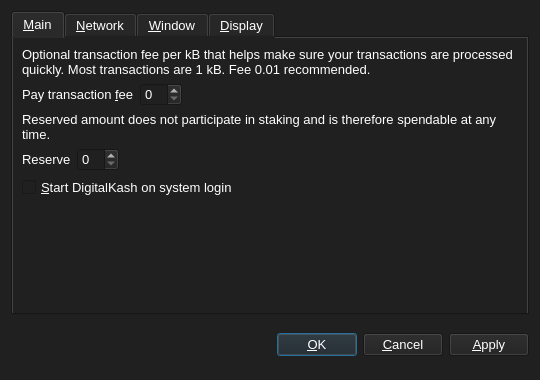
<?xml version="1.0" encoding="UTF-8"?>
<ui version="4.0">
 <class>OptionsDialog</class>
 <widget class="QDialog" name="OptionsDialog">
  <property name="geometry">
   <rect>
    <x>0</x>
    <y>0</y>
    <width>540</width>
    <height>380</height>
   </rect>
  </property>
  <property name="windowTitle">
   <string>Options</string>
  </property>
  <property name="styleSheet">
   <string notr="true">background-color: rgb(32, 32, 32);
color: rgb(255, 255, 255);</string>
  </property>
  <property name="modal">
   <bool>true</bool>
  </property>
  <layout class="QVBoxLayout" name="verticalLayout">
   <item>
    <widget class="QTabWidget" name="tabWidget">
     <property name="font">
      <font>
       <pointsize>10</pointsize>
      </font>
     </property>
     <property name="tabPosition">
      <enum>QTabWidget::North</enum>
     </property>
     <property name="currentIndex">
      <number>0</number>
     </property>
     <widget class="QWidget" name="tabMain">
      <attribute name="title">
       <string>&amp;Main</string>
      </attribute>
      <layout class="QGridLayout" name="gridLayout">
       <item row="0" column="0" colspan="2">
        <widget class="QLabel" name="transactionFeeInfoLabel">
         <property name="font">
          <font>
           <pointsize>10</pointsize>
          </font>
         </property>
         <property name="text">
          <string>Optional transaction fee per kB that helps make sure your transactions are processed quickly. Most transactions are 1 kB. Fee 0.01 recommended.</string>
         </property>
         <property name="textFormat">
          <enum>Qt::PlainText</enum>
         </property>
         <property name="wordWrap">
          <bool>true</bool>
         </property>
        </widget>
       </item>
       <item row="1" column="0">
        <layout class="QHBoxLayout" name="horizontalLayoutFee">
         <item>
          <widget class="QLabel" name="transactionFeeLabel">
           <property name="font">
            <font>
             <pointsize>10</pointsize>
            </font>
           </property>
           <property name="text">
            <string>Pay transaction &amp;fee</string>
           </property>
           <property name="textFormat">
            <enum>Qt::PlainText</enum>
           </property>
           <property name="buddy">
            <cstring>transactionFee</cstring>
           </property>
          </widget>
         </item>
         <item>
          <widget class="DigitalKashAmountField" name="transactionFee">
           <property name="font">
            <font>
             <pointsize>10</pointsize>
            </font>
           </property>
          </widget>
         </item>
         <item>
          <spacer name="horizontalSpacerFee">
           <property name="orientation">
            <enum>Qt::Horizontal</enum>
           </property>
           <property name="sizeHint" stdset="0">
            <size>
             <width>40</width>
             <height>20</height>
            </size>
           </property>
          </spacer>
         </item>
        </layout>
       </item>
       <item row="2" column="0" colspan="2">
        <widget class="QLabel" name="reserveBalanceInfoLabel">
         <property name="font">
          <font>
           <pointsize>10</pointsize>
          </font>
         </property>
         <property name="text">
          <string>Reserved amount does not participate in staking and is therefore spendable at any time.</string>
         </property>
         <property name="textFormat">
          <enum>Qt::PlainText</enum>
         </property>
         <property name="wordWrap">
          <bool>true</bool>
         </property>
        </widget>
       </item>
       <item row="3" column="0">
        <layout class="QHBoxLayout" name="horizontalLayoutReserveBalance">
         <item>
          <widget class="QLabel" name="reserveBalanceLabel">
           <property name="font">
            <font>
             <pointsize>10</pointsize>
            </font>
           </property>
           <property name="text">
            <string>Reserve</string>
           </property>
           <property name="textFormat">
            <enum>Qt::PlainText</enum>
           </property>
           <property name="buddy">
            <cstring>reserveBalance</cstring>
           </property>
          </widget>
         </item>
         <item>
          <widget class="DigitalKashAmountField" name="reserveBalance">
           <property name="font">
            <font>
             <pointsize>10</pointsize>
            </font>
           </property>
          </widget>
         </item>
         <item>
          <spacer name="horizontalSpacerReserveBalance">
           <property name="orientation">
            <enum>Qt::Horizontal</enum>
           </property>
           <property name="sizeHint" stdset="0">
            <size>
             <width>40</width>
             <height>20</height>
            </size>
           </property>
          </spacer>
         </item>
        </layout>
       </item>
       <item row="4" column="0">
        <widget class="QCheckBox" name="bitcoinAtStartup">
         <property name="font">
          <font>
           <pointsize>10</pointsize>
          </font>
         </property>
         <property name="toolTip">
          <string>Automatically start DigitalKash after logging in to the system.</string>
         </property>
         <property name="text">
          <string>&amp;Start DigitalKash on system login</string>
         </property>
        </widget>
       </item>
       <item row="5" column="0">
        <spacer name="verticalSpacer_Main">
         <property name="orientation">
          <enum>Qt::Vertical</enum>
         </property>
         <property name="sizeHint" stdset="0">
          <size>
           <width>20</width>
           <height>40</height>
          </size>
         </property>
        </spacer>
       </item>
      </layout>
     </widget>
     <widget class="QWidget" name="tabNetwork">
      <attribute name="title">
       <string>&amp;Network</string>
      </attribute>
      <layout class="QVBoxLayout" name="verticalLayout_Network">
       <item>
        <widget class="QCheckBox" name="mapPortUpnp">
         <property name="font">
          <font>
           <pointsize>10</pointsize>
          </font>
         </property>
         <property name="toolTip">
          <string>Automatically open the DigitalKash client port on the router. This only works when your router supports UPnP and it is enabled.</string>
         </property>
         <property name="text">
          <string>Map port using &amp;UPnP</string>
         </property>
        </widget>
       </item>
       <item>
        <spacer name="verticalSpacer_Network">
         <property name="orientation">
          <enum>Qt::Vertical</enum>
         </property>
         <property name="sizeHint" stdset="0">
          <size>
           <width>20</width>
           <height>40</height>
          </size>
         </property>
        </spacer>
       </item>
      </layout>
     </widget>
     <widget class="QWidget" name="tabWindow">
      <attribute name="title">
       <string>&amp;Window</string>
      </attribute>
      <layout class="QVBoxLayout" name="verticalLayout_Window">
       <item>
        <widget class="QCheckBox" name="minimizeToTray">
         <property name="font">
          <font>
           <pointsize>10</pointsize>
          </font>
         </property>
         <property name="toolTip">
          <string>Show only a tray icon after minimizing the window.</string>
         </property>
         <property name="text">
          <string>&amp;Minimize to the tray instead of the taskbar</string>
         </property>
        </widget>
       </item>
       <item>
        <widget class="QCheckBox" name="minimizeOnClose">
         <property name="font">
          <font>
           <pointsize>10</pointsize>
          </font>
         </property>
         <property name="toolTip">
          <string>Minimize instead of exit the application when the window is closed. When this option is enabled, the application will be closed only after selecting Quit in the menu.</string>
         </property>
         <property name="text">
          <string>M&amp;inimize on close</string>
         </property>
        </widget>
       </item>
       <item>
        <spacer name="verticalSpacer_Window">
         <property name="orientation">
          <enum>Qt::Vertical</enum>
         </property>
         <property name="sizeHint" stdset="0">
          <size>
           <width>20</width>
           <height>40</height>
          </size>
         </property>
        </spacer>
       </item>
      </layout>
     </widget>
     <widget class="QWidget" name="tabDisplay">
      <attribute name="title">
       <string>&amp;Display</string>
      </attribute>
      <layout class="QVBoxLayout" name="verticalLayout_Display">
       <item>
        <layout class="QHBoxLayout" name="horizontalLayout_1_Display">
         <item>
          <widget class="QLabel" name="langLabel">
           <property name="font">
            <font>
             <pointsize>10</pointsize>
            </font>
           </property>
           <property name="text">
            <string>User Interface &amp;language:</string>
           </property>
           <property name="textFormat">
            <enum>Qt::PlainText</enum>
           </property>
           <property name="buddy">
            <cstring>lang</cstring>
           </property>
          </widget>
         </item>
         <item>
          <widget class="QValueComboBox" name="lang">
           <property name="font">
            <font>
             <pointsize>10</pointsize>
            </font>
           </property>
           <property name="toolTip">
            <string>The user interface language can be set here. This setting will take effect after restarting DigitalKash.</string>
           </property>
          </widget>
         </item>
        </layout>
       </item>
       <item>
        <layout class="QHBoxLayout" name="horizontalLayout_2_Display">
         <item>
          <widget class="QLabel" name="unitLabel">
           <property name="font">
            <font>
             <pointsize>10</pointsize>
            </font>
           </property>
           <property name="text">
            <string>&amp;Unit to show amounts in:</string>
           </property>
           <property name="textFormat">
            <enum>Qt::PlainText</enum>
           </property>
           <property name="buddy">
            <cstring>unit</cstring>
           </property>
          </widget>
         </item>
         <item>
          <widget class="QValueComboBox" name="unit">
           <property name="font">
            <font>
             <pointsize>10</pointsize>
            </font>
           </property>
           <property name="toolTip">
            <string>Choose the default subdivision unit to show in the interface and when sending coins.</string>
           </property>
          </widget>
         </item>
        </layout>
       </item>
       <item>
        <widget class="QCheckBox" name="coinControlFeatures">
         <property name="font">
          <font>
           <pointsize>10</pointsize>
          </font>
         </property>
         <property name="toolTip">
          <string>Whether to show coin control features or not.</string>
         </property>
         <property name="text">
          <string>Display coin &amp;control features (experts only!)</string>
         </property>
        </widget>
       </item>
       <item>
        <widget class="QCheckBox" name="useDarkTheme">
         <property name="font">
          <font>
           <pointsize>10</pointsize>
          </font>
         </property>
         <property name="text">
          <string>Use Dark Visual theme (requires restart)</string>
         </property>
        </widget>
       </item>
       <item>
        <spacer name="verticalSpacer_Display">
         <property name="orientation">
          <enum>Qt::Vertical</enum>
         </property>
         <property name="sizeHint" stdset="0">
          <size>
           <width>20</width>
           <height>40</height>
          </size>
         </property>
        </spacer>
       </item>
      </layout>
     </widget>
    </widget>
   </item>
   <item>
    <layout class="QHBoxLayout" name="horizontalLayout_Buttons">
     <item>
      <spacer name="horizontalSpacer_1">
       <property name="orientation">
        <enum>Qt::Horizontal</enum>
       </property>
       <property name="sizeHint" stdset="0">
        <size>
         <width>40</width>
         <height>48</height>
        </size>
       </property>
      </spacer>
     </item>
     <item>
      <widget class="QLabel" name="statusLabel">
       <property name="font">
        <font>
         <weight>75</weight>
         <bold>true</bold>
        </font>
       </property>
       <property name="text">
        <string/>
       </property>
       <property name="textFormat">
        <enum>Qt::PlainText</enum>
       </property>
       <property name="wordWrap">
        <bool>true</bool>
       </property>
      </widget>
     </item>
     <item>
      <spacer name="horizontalSpacer_2">
       <property name="orientation">
        <enum>Qt::Horizontal</enum>
       </property>
       <property name="sizeHint" stdset="0">
        <size>
         <width>40</width>
         <height>48</height>
        </size>
       </property>
      </spacer>
     </item>
     <item>
      <widget class="QPushButton" name="okButton">
       <property name="font">
        <font>
         <pointsize>10</pointsize>
        </font>
       </property>
       <property name="text">
        <string>&amp;OK</string>
       </property>
      </widget>
     </item>
     <item>
      <widget class="QPushButton" name="cancelButton">
       <property name="font">
        <font>
         <pointsize>10</pointsize>
        </font>
       </property>
       <property name="text">
        <string>&amp;Cancel</string>
       </property>
       <property name="autoDefault">
        <bool>false</bool>
       </property>
      </widget>
     </item>
     <item>
      <widget class="QPushButton" name="applyButton">
       <property name="font">
        <font>
         <pointsize>10</pointsize>
        </font>
       </property>
       <property name="text">
        <string>&amp;Apply</string>
       </property>
       <property name="autoDefault">
        <bool>false</bool>
       </property>
      </widget>
     </item>
    </layout>
   </item>
  </layout>
 </widget>
 <customwidgets>
  <customwidget>
   <class>DigitalKashAmountField</class>
   <extends>QSpinBox</extends>
   <header>bitcoinamountfield.h</header>
   <container>1</container>
  </customwidget>
  <customwidget>
   <class>QValueComboBox</class>
   <extends>QComboBox</extends>
   <header>qvaluecombobox.h</header>
  </customwidget>
 </customwidgets>
 <resources/>
 <connections/>
</ui>
